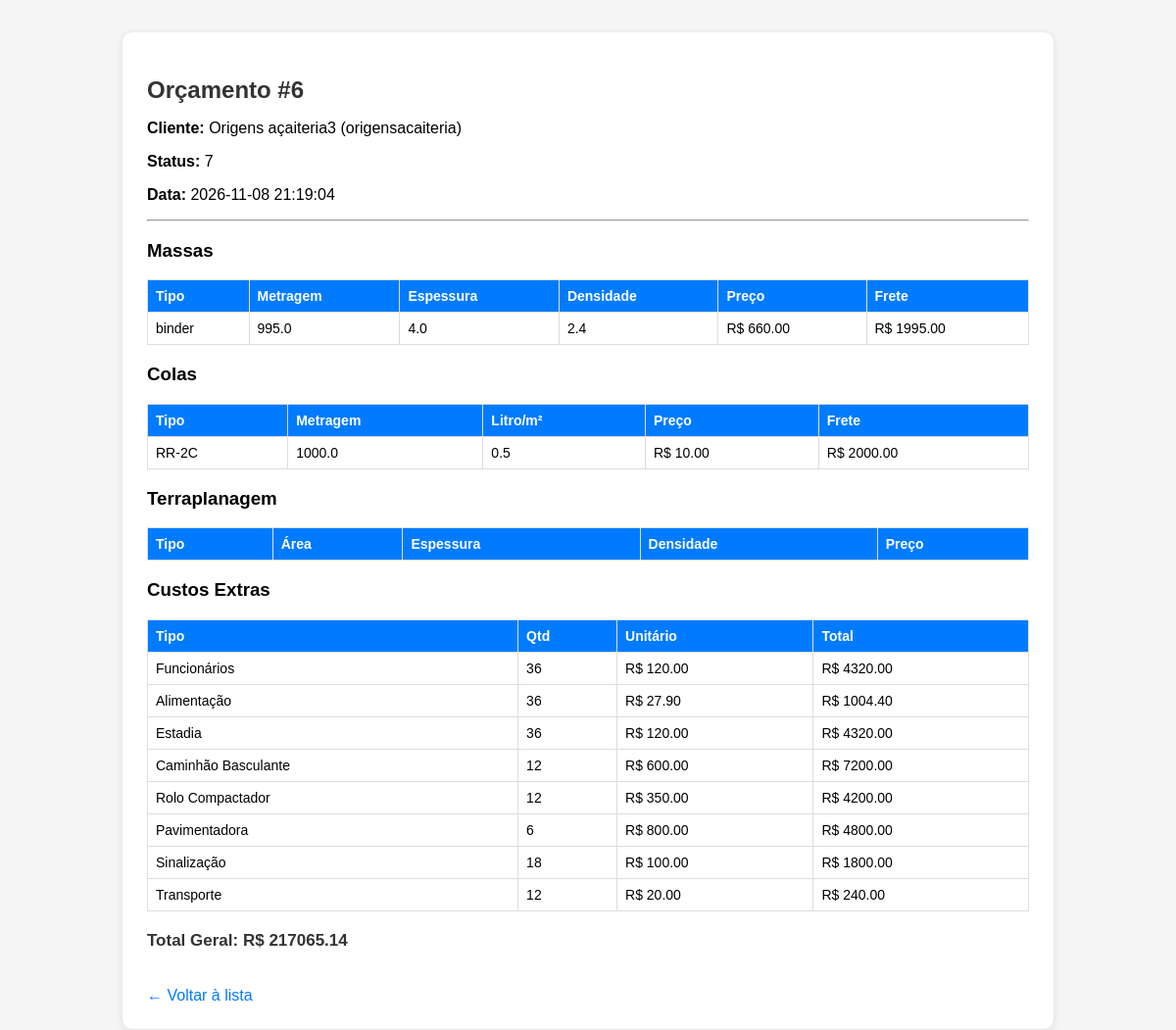
/orcamento/6, run on the app's committed database.
### tables this page shows
CREATE TABLE orcamentos (
    id INTEGER PRIMARY KEY AUTOINCREMENT,
    cliente_id INTEGER,
    cliente_nome TEXT,
    cliente_empresa TEXT,
    data_criacao TIMESTAMP DEFAULT CURRENT_TIMESTAMP,
    status_id INTEGER,
    total_geral REAL,
    observacoes TEXT, endereco TEXT, latitude REAL, longitude REAL,
    FOREIGN KEY (status_id) REFERENCES status(id)
);

CREATE TABLE camadas_massa (
    id INTEGER PRIMARY KEY AUTOINCREMENT,
    orcamento_id INTEGER,
    tipo TEXT,
    metragem REAL,
    espessura REAL,
    densidade REAL,
    preco REAL,
    perda REAL,
    frete REAL,
    FOREIGN KEY (orcamento_id) REFERENCES orcamentos(id)
);

CREATE TABLE camadas_cola (
    id INTEGER PRIMARY KEY AUTOINCREMENT,
    orcamento_id INTEGER,
    tipo TEXT,
    metragem REAL,
    litro_m REAL,
    litro_tonel REAL,
    preco_tonel REAL,
    perda REAL,
    frete_tonel REAL,
    FOREIGN KEY (orcamento_id) REFERENCES orcamentos(id)
);

CREATE TABLE custos_extras (
    id INTEGER PRIMARY KEY AUTOINCREMENT,
    orcamento_id INTEGER,
    tipo TEXT,
    quantidade INTEGER,
    valor_unitario REAL,
    total REAL,
    FOREIGN KEY (orcamento_id) REFERENCES orcamentos(id)
);

### app.py (the view)
@app.route("/orcamento/<int:orcamento_id>")
def ver_orcamento(orcamento_id):
    conn = sqlite3.connect("orcamentos.db")
    cur = conn.cursor()
    cur.execute("SELECT * FROM orcamentos WHERE id=?", (orcamento_id,))
    orc = cur.fetchone()
    if not orc:
        return f"<h3>Orçamento #{orcamento_id} não encontrado.</h3>"
    cur.execute("SELECT * FROM camadas_massa WHERE orcamento_id=?",
                (orcamento_id,))
    massas = cur.fetchall()
    cur.execute("SELECT * FROM camadas_cola WHERE orcamento_id=?",
                (orcamento_id,))
    colas = cur.fetchall()
    cur.execute("SELECT * FROM terraplanagem WHERE orcamento_id=?",
                (orcamento_id,))
    terra = cur.fetchall()
    cur.execute("SELECT * FROM custos_extras WHERE orcamento_id=?",
                (orcamento_id,))
    extras = cur.fetchall()
    conn.close()
    return render_template(
        "ver_orcamento.html",
        orc=orc, massas=massas, colas=colas, terra=terra, extras=extras
    )

### app.py (called while the page is built)
@app.context_processor
def inject_config():
    return dict(
        empresa_nome=configuracoes.nome_empresa,
        empresa_slogan=configuracoes.slogan_empresa,
        empresa_site=configuracoes.site_empresa,
        empresa_email=configuracoes.email_empresa,
        sistema_nome=configuracoes.nome_sistema
    )

### templates/ver_orcamento.html (shortened to what this page needs)
<!DOCTYPE html>
<html lang="pt-br">
<head>
</head>
<body>
  <div class="card">
    <h2>Orçamento #{{ orc[0] }}</h2>
    <p><strong>Cliente:</strong> {{ orc[2] }} ({{ orc[3] }})</p>
    <p><strong>Status:</strong> {{ orc[5] }}</p>
    <p><strong>Data:</strong> {{ orc[4] }}</p>
    <hr>
    <h3>Massas</h3>
    <table>
      <tr><th>Tipo</th><th>Metragem</th><th>Espessura</th><th>Densidade</th><th>Preço</th><th>Frete</th></tr>
      {% for m in massas %}
      <tr>
        <td>{{ m[2] }}</td>
        <td>{{ m[3] }}</td>
        <td>{{ m[4] }}</td>
        <td>{{ m[5] }}</td>
        <td>R$ {{ "%.2f"|format(m[6]|float) }}</td>
        <td>R$ {{ "%.2f"|format(m[8]|float) }}</td>
      </tr>
      {% endfor %}
    </table>
    <h3>Colas</h3>
    <table>
      <tr><th>Tipo</th><th>Metragem</th><th>Litro/m²</th><th>Preço</th><th>Frete</th></tr>
      {% for c in colas %}
      <tr>
        <td>{{ c[2] }}</td>
        <td>{{ c[3] }}</td>
        <td>{{ c[4] }}</td>
        <td>R$ {{ "%.2f"|format(c[7]|float) }}</td>
        <td>R$ {{ "%.2f"|format(c[8]|float) }}</td>
      </tr>
      {% endfor %}
    </table>
    <h3>Terraplanagem</h3>
    <table>
      <tr><th>Tipo</th><th>Área</th><th>Espessura</th><th>Densidade</th><th>Preço</th></tr>
    </table>
    <h3>Custos Extras</h3>
    <table>
      <tr><th>Tipo</th><th>Qtd</th><th>Unitário</th><th>Total</th></tr>
      {% for e in extras %}
      <tr>
        <td>{{ e[2] }}</td>
        <td>{{ e[3] }}</td>
        <td>R$ {{ "%.2f"|format(e[4]|float) }}</td>
        <td>R$ {{ "%.2f"|format(e[5]|float) }}</td>
      </tr>
      {% endfor %}
    </table>
    <p class="total">Total Geral: R$ {{ "%.2f"|format(orc[6]|float) }}</p>
    <a href="/orcamentos" class="back">← Voltar à lista</a>
  </div>
</body>
</html>

### templates/ver_orcamento.html (style rules this page uses)
body { font-family: Arial, sans-serif; background: #f5f5f5; padding: 25px; }
.card { background: #fff; border-radius: 10px; box-shadow: 0 2px 8px rgba(0,0,0,0.1); max-width: 900px; margin: auto; padding: 25px; }
h2 { color: #333; margin-bottom: 15px; }
table { width: 100%; border-collapse: collapse; margin-top: 12px; }
th, td { border: 1px solid #ddd; padding: 8px; font-size: 14px; }
th { background: #007bff; color: white; text-align: left; }
.back { display:inline-block; margin-top:20px; text-decoration:none; color:#007bff; }
.total { font-weight: bold; color:#333; margin-top:20px; font-size:17px; }

### data on the page
orcamentos: id "6", cliente_nome "Origens açaiteria3", cliente_empresa "origensacaiteria", status "7", data_criacao "2026-11-08 21:19:04", total_geral "217065.14"
camadas_massa: tipo "binder", metragem "995.0", espessura "4.0", densidade "2.4", preco "660.00", frete "1995.00"
camadas_cola: tipo "RR-2C", metragem "1000.0", litro_m "0.5", perda "10.00", frete_tonel "2000.00"
custos_extras: tipo "Funcionários", quantidade "36", valor_unitario "120.00", total "4320.00"
custos_extras: tipo "Alimentação", quantidade "36", valor_unitario "27.90", total "1004.40"
custos_extras: tipo "Estadia", quantidade "36", valor_unitario "120.00", total "4320.00"
custos_extras: tipo "Caminhão Basculante", quantidade "12", valor_unitario "600.00", total "7200.00"
custos_extras: tipo "Rolo Compactador", quantidade "12", valor_unitario "350.00", total "4200.00"
custos_extras: tipo "Pavimentadora", quantidade "6", valor_unitario "800.00", total "4800.00"
custos_extras: tipo "Sinalização", quantidade "18", valor_unitario "100.00", total "1800.00"
custos_extras: tipo "Transporte", quantidade "12", valor_unitario "20.00", total "240.00"
